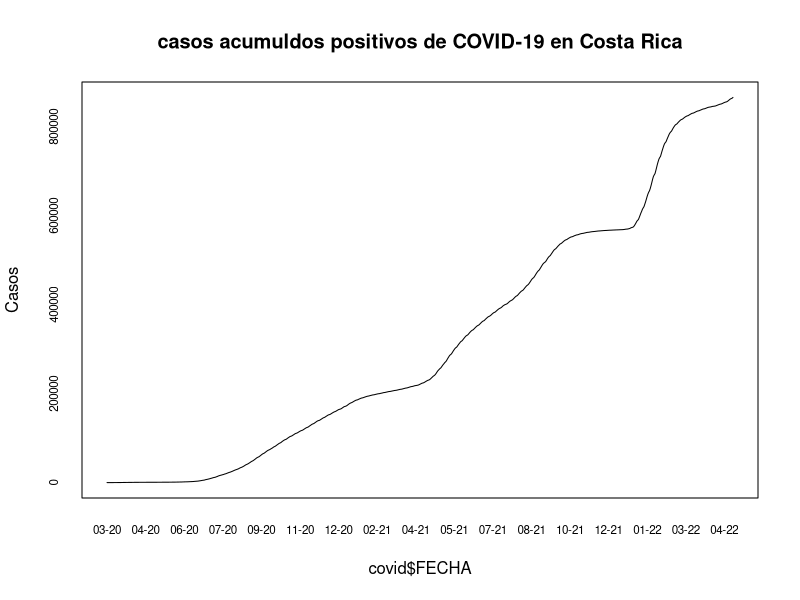
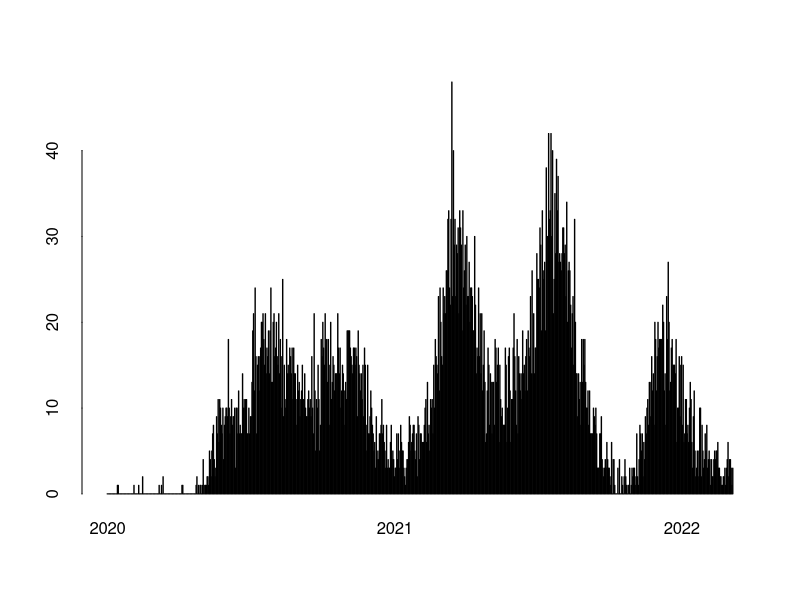
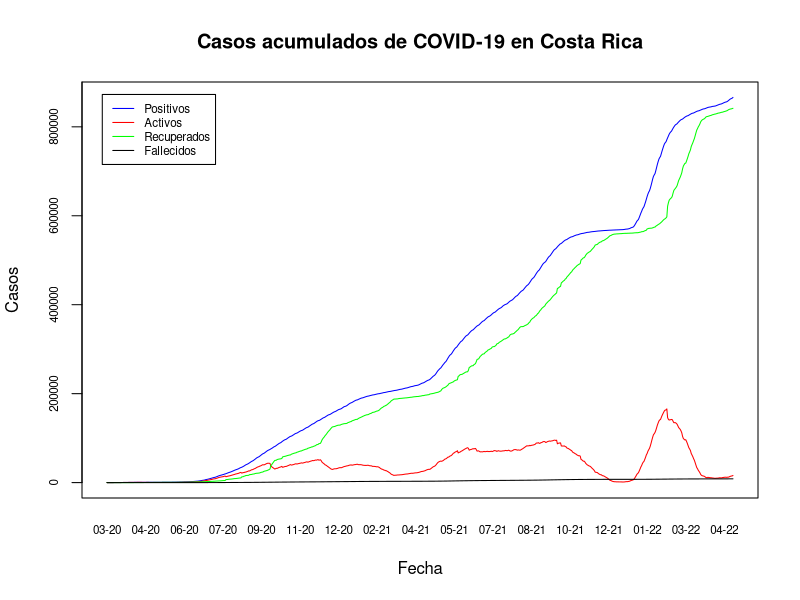

Here is the R script that generated these plots, in order:
## ---- chunk 1
knitr::opts_chunk$set(echo = TRUE)
## ---- chunk 2
covid <- read.csv(file= "05_10_22_CSV_GENERAL.csv", sep= ";")
## ---- chunk 3
options(scipen = 7)
## ---- chunk 4
covid$FECHA <- as.Date(covid$FECHA, format = "%d/%m/%Y")
## ---- chunk 5
plot(
  covid$FECHA,
  covid$positivos,
  type = "l",
  xaxt = "n",
  yaxt = "n",
  main = "casos acumuldos positivos de COVID-19 en Costa Rica",
  xlb = "Fecha",
  ylab = "Casos"
)

# Formato del eje x
axis(
  side = 1,
  covid$FECHA,
  tick = FALSE,
  format(covid$FECHA, "%m-%y"),
  cex.axis = .7
)

# Formato del eje y
axis(
  side = 2,
  covid$fallecidos,
  labels = TRUE,  
  at = seq(0,1000000, by = 200000),
  cex.axis = .7
)
## ---- chunk 6
# Gráfico de barras
barplot(
  height=covid$nue_falleci,
  names.arg=format(covid$FECHA, "%Y"),
  ann = FALSE, 
  bty = "n", 
  tck = 0, 
  xaxt = "n",
  space = 1,
  main="Casos fallecidos por día",
  xlab = "Fecha",
  ylab = "Casos fallecidos",
  col = "black"
)
# Fechas minima y máxima
x_min <- min(covid$FECHA)
x_max <- max(covid$FECHA)
# Formato del eje X
axis(
  side = 1,
  at = match(seq(as.Date(x_min), x_max, "years"), covid$FECHA) * (1 + 1),
  labels = format(seq(as.Date(x_min), x_max, "years"), "%Y"),
  lwd = 0)
## ---- chunk 7
# Gráfico de líneas de casos activos
plot(
  covid$FECHA,
  covid$positivos,
  type = "l",
  xaxt = "n",
  yaxt = "n",
  main = "Casos acumulados de COVID-19 en Costa Rica",
  xlab = "Fecha",
  ylab = "Casos",
  col = "blue"
)

# Casos activos
lines(covid$FECHA, covid$activos, col="red")

# Casos recuperados
lines(covid$FECHA, covid$RECUPERADOS, col="green")

# Casos fallecidos
lines(covid$FECHA, covid$fallecidos, col="black")

# Leyenda
legend(
  x = "topleft",
  inset = 0.03,
  legend = c("Positivos", "Activos", "Recuperados", "Fallecidos"),
  col = c("blue", "red", "green", "black"),
  lty = 1,
  cex = 0.7)

# Formato del eje X
axis(side = 1,
     covid$FECHA,
     tick = FALSE,
     format(covid$FECHA, "%m-%y"),
     cex.axis = .7)

# Formato del eje Y
axis(
  side = 2,
  covid$positivos,
  labels = TRUE,  
  at = seq(0, 1000000, by = 200000),
  cex.axis = .7
)
